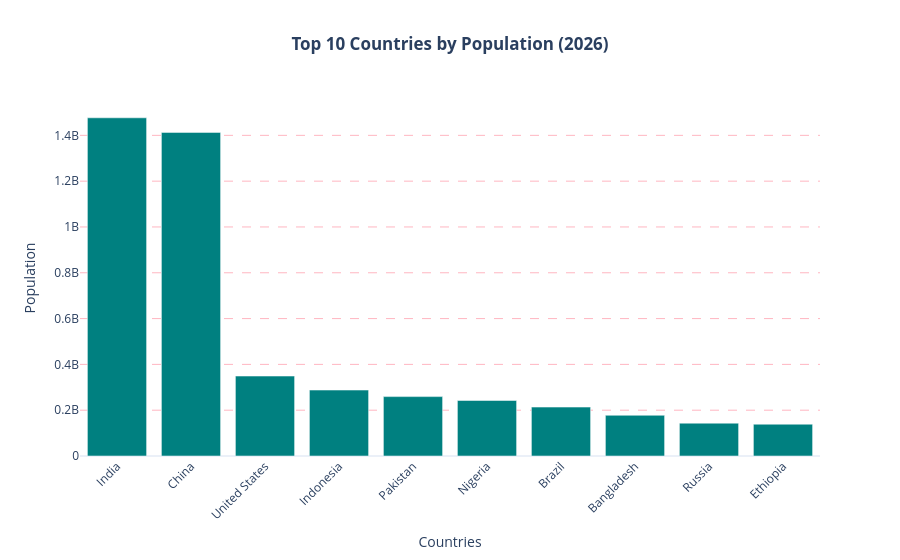

Notebook cell for this chart:
### Code cell
fig = px.bar(
    topTenPopCountries, 
    x='Country', 
    y='Population',
    title='<b>Top 10 Countries by Population (2026)</b>',
    labels={'Population': 'Population', 'Country': 'Countries'},
    color_discrete_sequence=['teal'] # Sets the bar color to teal
)

# 2. Match your Matplotlib styling (Rotation, Grid, Labels)
fig.update_layout(
    xaxis_tickangle=-45,        # Matches plt.xticks(rotation=45)
    yaxis_title="Population",    # Y-axis label
    template="plotly_white",     # Clean white background
    title_x=0.5,                 # Centers the title
    font=dict(size=12)           # Matches your fontsize=12
)

# 3. Optional: Customize the grid lines to match plt.grid(linestyle='--')
fig.update_yaxes(
    showgrid=True, 
    gridwidth=1, 
    gridcolor='LightPink', # or 'LightGray'
    griddash='dash'
)

fig.show()

### Figure 1 — Plotly figure (JSON) as saved in the notebook; plotly's stock layout.template omitted (floating-point values rounded to 4 significant figures)
{"data": [{"hovertemplate": "Countries=%{x}<br>Population=%{y}<extra></extra>", "legendgroup": "", "marker": {"color": "teal", "pattern": {"shape": ""}}, "name": "", "orientation": "v", "showlegend": false, "textposition": "auto", "type": "bar", "x": ["India", "China", "United States", "Indonesia", "Pakistan", "Nigeria", "Brazil", "Bangladesh", "Russia", "Ethiopia"], "xaxis": "x", "y": [1476630000, 1412910000, 349035000, 287887000, 259300000, 242432000, 213563000, 177818000, 143394000, 138902000], "yaxis": "y"}], "layout": {"barmode": "relative", "font": {"size": 12}, "legend": {"tracegroupgap": 0}, "title": {"text": "<b>Top 10 Countries by Population (2026)</b>", "x": 0.5}, "xaxis": {"anchor": "y", "domain": [0, 1], "tickangle": -45, "title": {"text": "Countries"}}, "yaxis": {"anchor": "x", "domain": [0, 1], "gridcolor": "LightPink", "griddash": "dash", "gridwidth": 1, "showgrid": true, "title": {"text": "Population"}}}}
